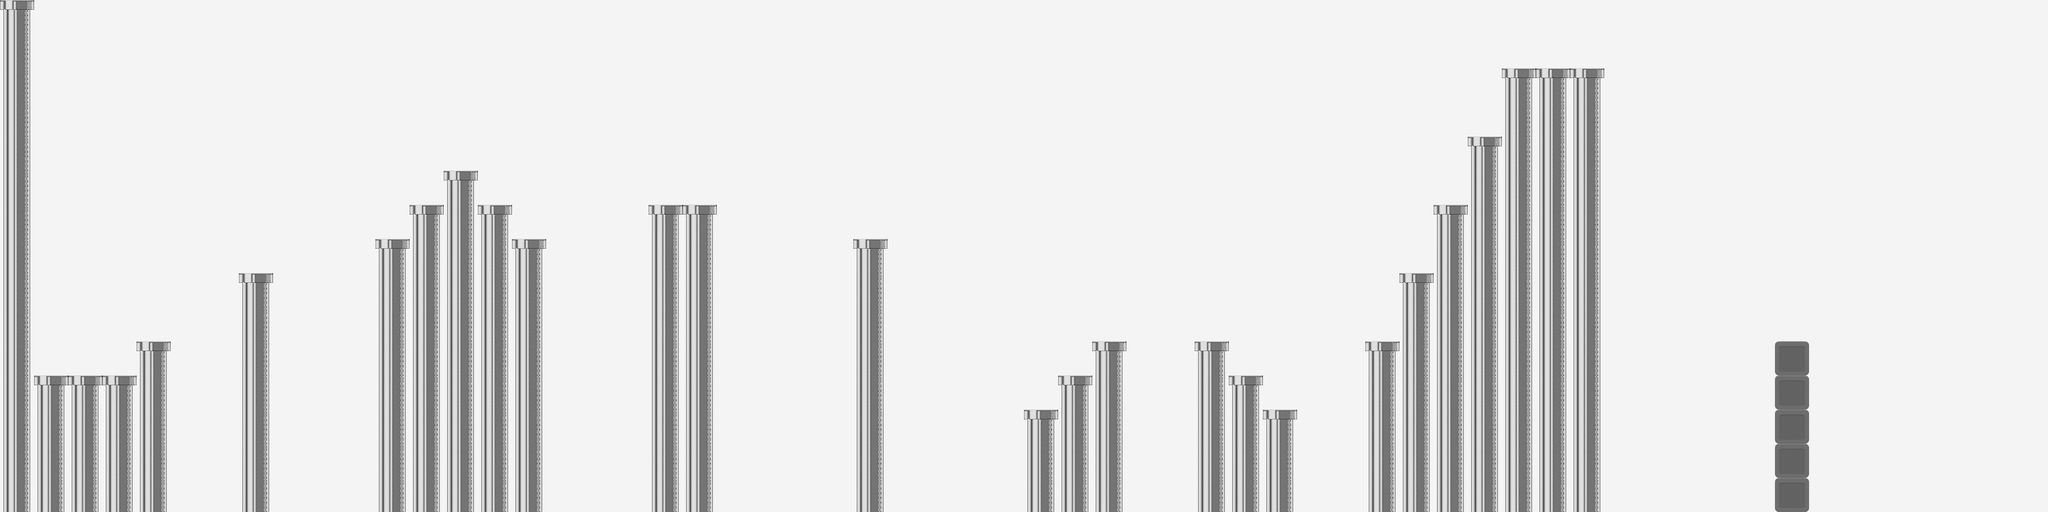

Rendered tile map (Tiled .tmx) drawn with the repository's tilesets; below, a short description and the map source with its tile grids summarised:
An orthogonal 60x15 tile map with 70x70 px tiles, 3 tile layers (Background, Tile Layer 2, Midground) and 3 objects (pipe).

<map version="1.0" orientation="orthogonal" width="60" height="15" tilewidth="70" tileheight="70">
 <properties>
  <property name="size" value="0.5" />
 </properties>
 <tileset firstgid="1" name="tiles_map" tilewidth="70" tileheight="70">
  <image source="../images/tiles_map.png" trans="000000" width="700" height="210" />
 </tileset>
 <layer name="Background" width="60" height="15">
  <data>[900 cells, 900 non-empty, 1 distinct tile ids]</data>
 </layer>
 <layer name="Tile Layer 2" width="60" height="15">
  <data>[900 cells, 209 non-empty, 3 distinct tile ids]</data>
 </layer>
 <layer name="Midground" width="60" height="15">
  <data>[900 cells, 0 non-empty, 0 distinct tile ids]</data>
 </layer>
 <objectgroup name="data" width="60" height="15">
  <object name="pipeLevel6" type="pipe" x="3640" y="630" width="70" height="70">
   <properties>
    <property name="select" value="level7.tmx" />
   </properties>
  </object>
  <object x="3640" y="630" />
  <object x="3850" y="-210" />
 </objectgroup>
</map>
